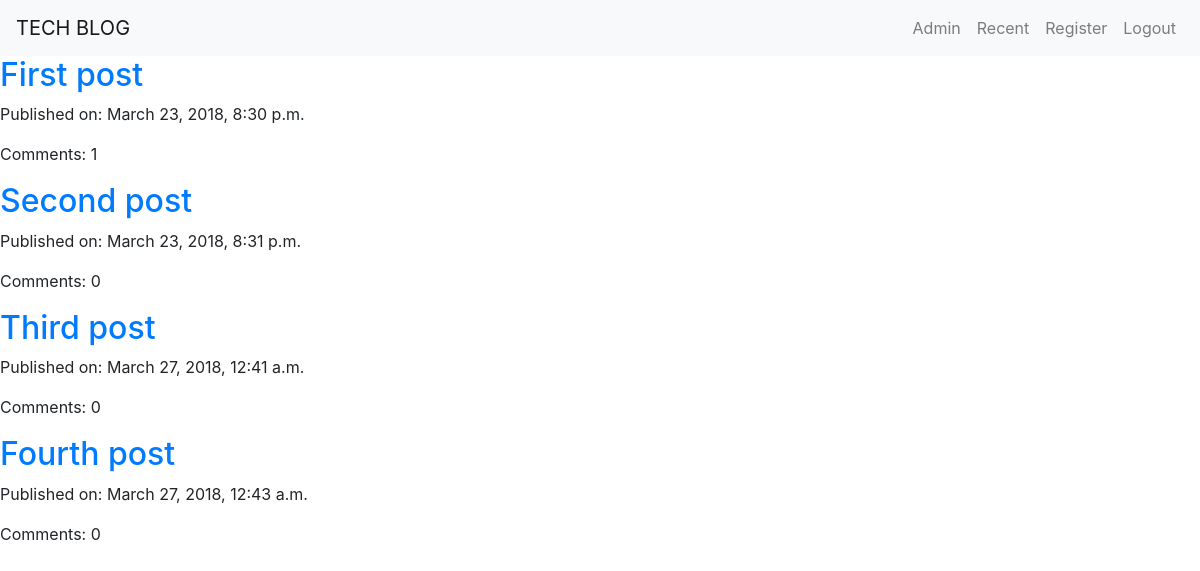
The page /blog_list/ (signed in) on the database as committed earlier.
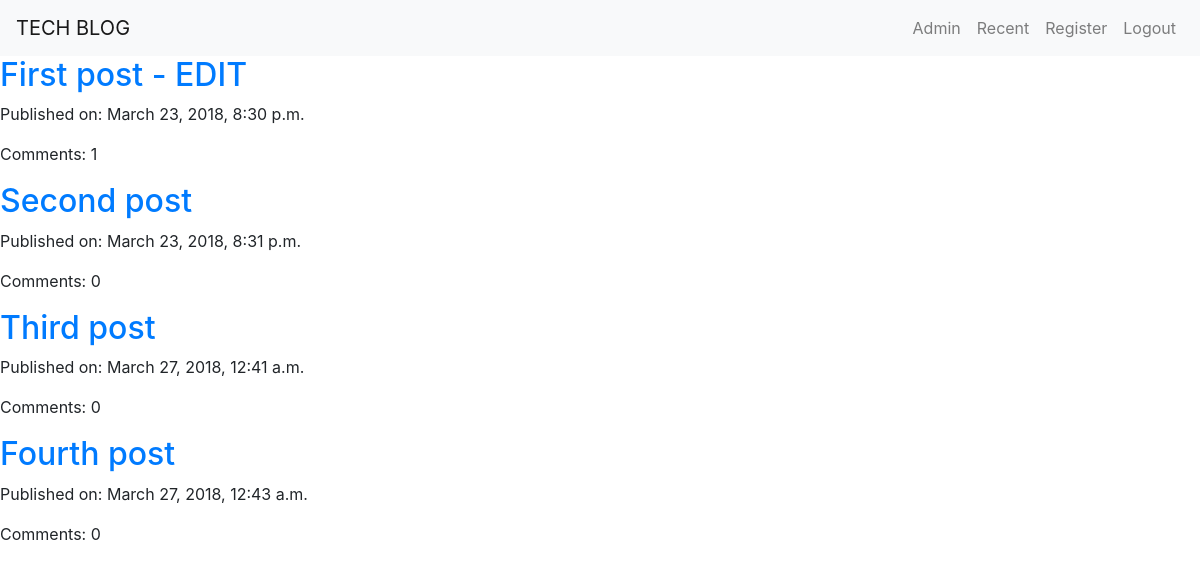
The same page on the database as committed later.
### blog_app/models.py (models this page shows, shortened)
class BlogPost(models.Model):
    title = models.CharField(max_length=256)
    author = models.CharField(max_length=256)
    content = models.CharField(max_length=256)
    date = models.DateTimeField(default=datetime.now, blank=True)

### blog_app/views.py (the view)
@method_decorator(login_required, name='dispatch')
class BlogListView(ListView):
    model = models.BlogPost
    template_name = 'blog_app_list.html'
    @method_decorator(login_required)
    def dispatch(self, *args, **kwargs):
        return super().dispatch(*args, **kwargs)

### blog_app/templates/blog_app_list.html
<!DOCTYPE html>
{% extends 'blog_app_base.html' %}
{% block body_block%}
  <h1>Recent posts</h1>
  {% for post in blogpost_list %}
    <h2><a href="{{ post.id }}">{{ post.title }}</a></h2>
    <p>Published on: {{ post.date }}</p>
    <p>Comments: {{ post.comment.count }}</p>
  {% endfor %}
{% endblock %}

Rows that differ between the two databases and show on the page:
changed BlogPost id 1: title "First post" → "First post - EDIT"
